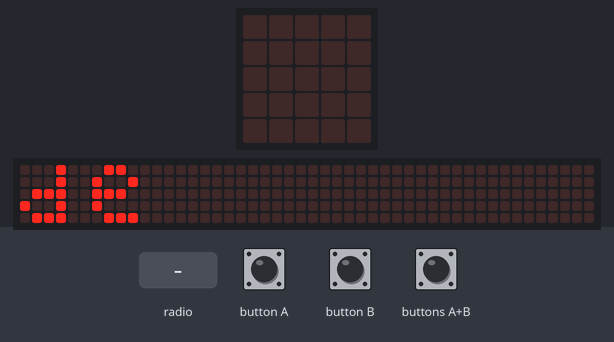
The program below on a simulated BBC micro:bit (MakeCode). Parts: the board's 5×5 LED display, a strip that is not on the board, showing the scrolling text unrolled. The test bench sets the inputs (shaded band). The 48×5 strip is a reading aid, not a part: it shows the text the display is scrolling, unrolled, one strip-width of it at a time.

Above: at 9.5 s.
11.2 s: radio message "0" arrives
At 11.6 s:
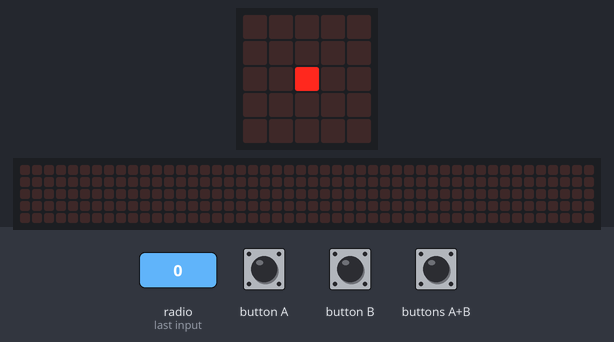
13.2 s: radio message "1" arrives
At 13.6 s:
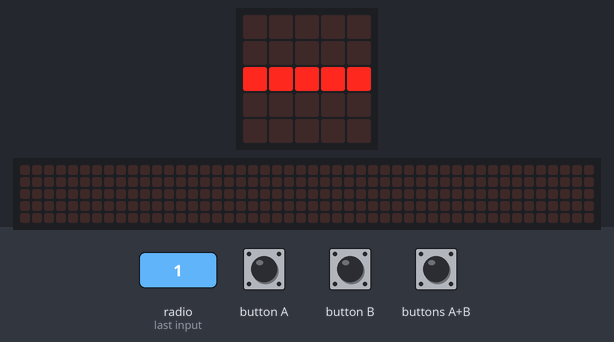
15.2 s: radio message "2" arrives
At 15.5 s:
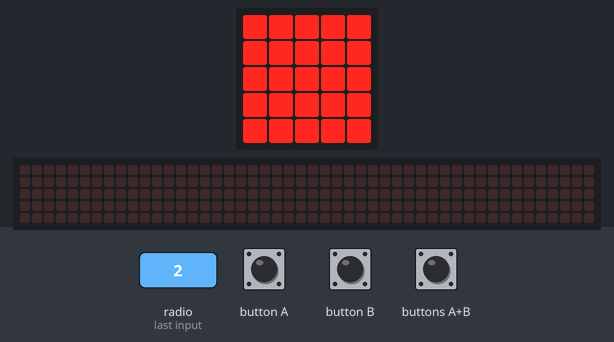
Timing chart, 0 to 18.2 s (numbered marks = the images above; inputs shaded):
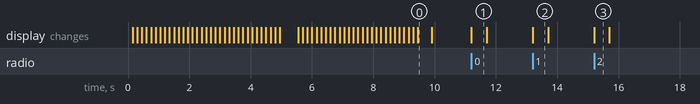

The program:

main.ts
```typescript
input.onButtonPressed(Button.A, () => {
    radio.sendNumber(0)
})
input.onButtonPressed(Button.B, () => {
    radio.sendNumber(1)
})
input.onButtonPressed(Button.AB, () => {
    radio.sendNumber(2)
})
radio.onReceivedNumber(function (receivedNumber) {
    if (receivedNumber == 0) {
        basic.showLeds(`
            . . . . .
            . . . . .
            . . # . .
            . . . . .
            . . . . .
        `)
    } else if (receivedNumber == 1) {
        basic.showLeds(`
            . . . . .
            . . . . .
            # # # # #
            . . . . .
            . . . . .
        `)
    } else if (receivedNumber == 2) {
        basic.showLeds(`
            # # # # #
            # # # # #
            # # # # #
            # # # # #
            # # # # #
        `)
    } else {
        basic.showIcon(IconNames.No)
    }
    basic.pause(100)
    basic.clearScreen()
})
radio.setGroup(1)
basic.showString("Morse Code")
```

test.ts
```typescript
// 在此处测试；当此软件包作为插件使用时，将不会编译此软件包。
```

Measured:
- after the input at 11.2 s, the display: changes at once (image 1)
- after the input at 13.2 s, the display: changes at once (image 2)
- after the input at 15.2 s, the display: changes at once (image 3)
- what the display in image 0 shows lasts 0.4 s, from 9.5 s to 9.9 s
- what the display in image 1 shows lasts 0.5 s, from 11.2 s to 11.7 s
